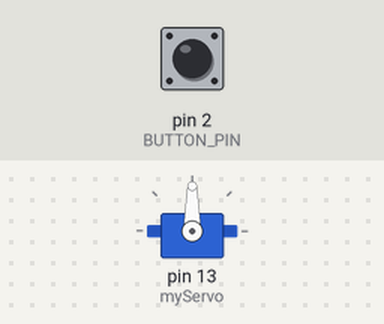
Bench run of a sketch on a simulated Arduino Uno, built with avr-gcc and run on an emulated ATmega328P. Shown: servo. The inputs (shaded band) are chosen by the test bench; at power-on: pin 2 (BUTTON_PIN) LOW.

Above: at 1.2 s.
1.3 s: pin 2 (BUTTON_PIN) pulled HIGH for 0.15 s
At 1.6 s:
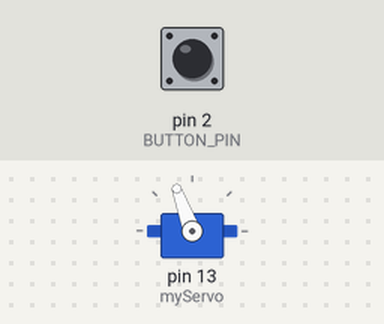
At 2.0 s:
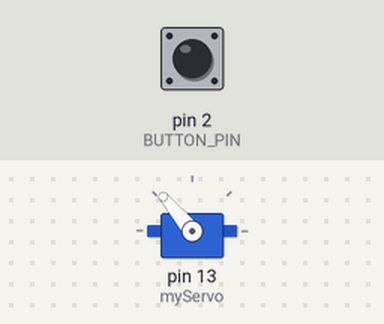
Timing chart, 0 to 13.3 s (numbered marks = the images above; inputs shaded):
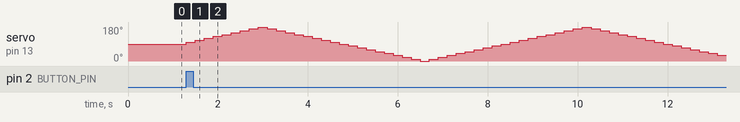

The sketch:

servoAvecButton.ino
```cpp
#define BUTTON_PIN 2
#define PAS_SERVO 10
// include the Servo library
#include <Servo.h>

Servo myServo;  // create a servo object

volatile bool buttonState = false;
bool sensHoraire = true;
void interruptionButton() {
  noInterrupts();
  buttonState = true;
}
void setup() {
  // put your setup code here, to run once:
  myServo.attach(13);
  attachInterrupt(digitalPinToInterrupt(BUTTON_PIN), interruptionButton, RISING);
}

void loop() {
  // put your main code here, to run repeatedly:
  if (buttonState) {
    uint8_t angle = myServo.read();
    if (angle + PAS_SERVO <= 180 && sensHoraire) {
      angle += PAS_SERVO;
    }
    else if (angle + PAS_SERVO > 180 && sensHoraire == true) {
      sensHoraire = false;
      angle -= PAS_SERVO;
    }
    else if(angle - PAS_SERVO >=0 && !sensHoraire )
    {
      angle -= PAS_SERVO;
    }
     else if (angle - PAS_SERVO <0 && sensHoraire == false) {
      sensHoraire = true;
      angle += PAS_SERVO;
    }
    myServo.write(angle);
    interrupts();
    delay(200);
  }
}
```
